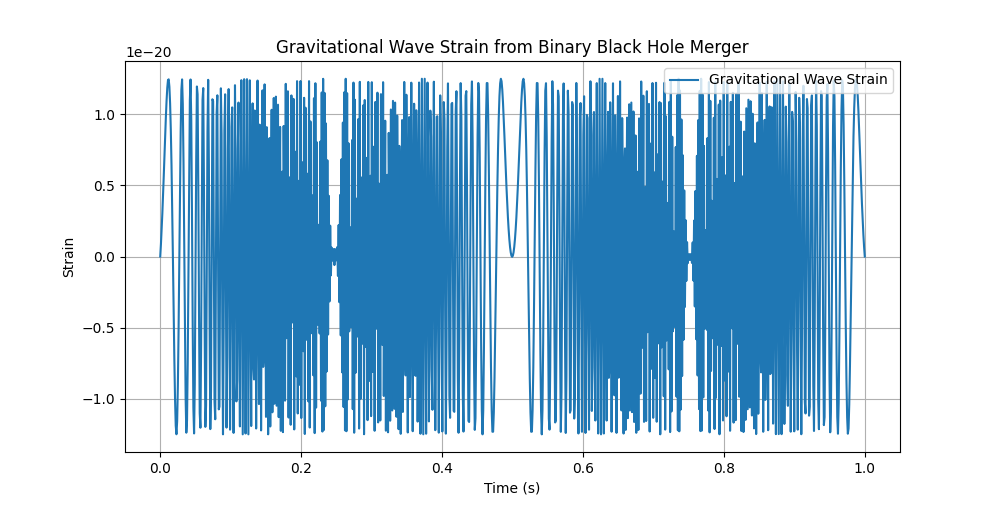

The Python source for this figure:
import numpy as np
import matplotlib.pyplot as plt
from astropy import units as u
from astropy.constants import c, G

# Parameters for the binary black hole system
mass1 = 30 * u.M_sun  # Mass of the first black hole
mass2 = 30 * u.M_sun  # Mass of the second black hole
distance = 400 * u.Mpc  # Distance to the binary system
frequency = np.linspace(10, 1000, 1000) * u.Hz  # Frequency range for the waveform
t = np.linspace(0, 1, 1000) * u.s  # Time array for the waveform

# Calculate the chirp mass
chirp_mass = (mass1 * mass2)**(3/5) / (mass1 + mass2)**(1/5)

# Calculate the strain of the gravitational wave
def strain(t, chirp_mass, distance):
    """Calculate the strain of the gravitational wave."""
    h0 = (4 * G * chirp_mass / (c**2 * distance)).to(u.dimensionless_unscaled)
    return h0 * np.sin(2 * np.pi * frequency * t * u.radian)

# Generate the waveform
waveform = strain(t, chirp_mass, distance)

# Plot the gravitational wave strain
plt.figure(figsize=(10, 6))
plt.plot(t, waveform, label='Gravitational Wave Strain')
plt.title('Gravitational Wave Strain from Binary Black Hole Merger')
plt.xlabel('Time (s)')
plt.ylabel('Strain')
plt.legend(loc='upper right')
plt.grid()
plt.show()
